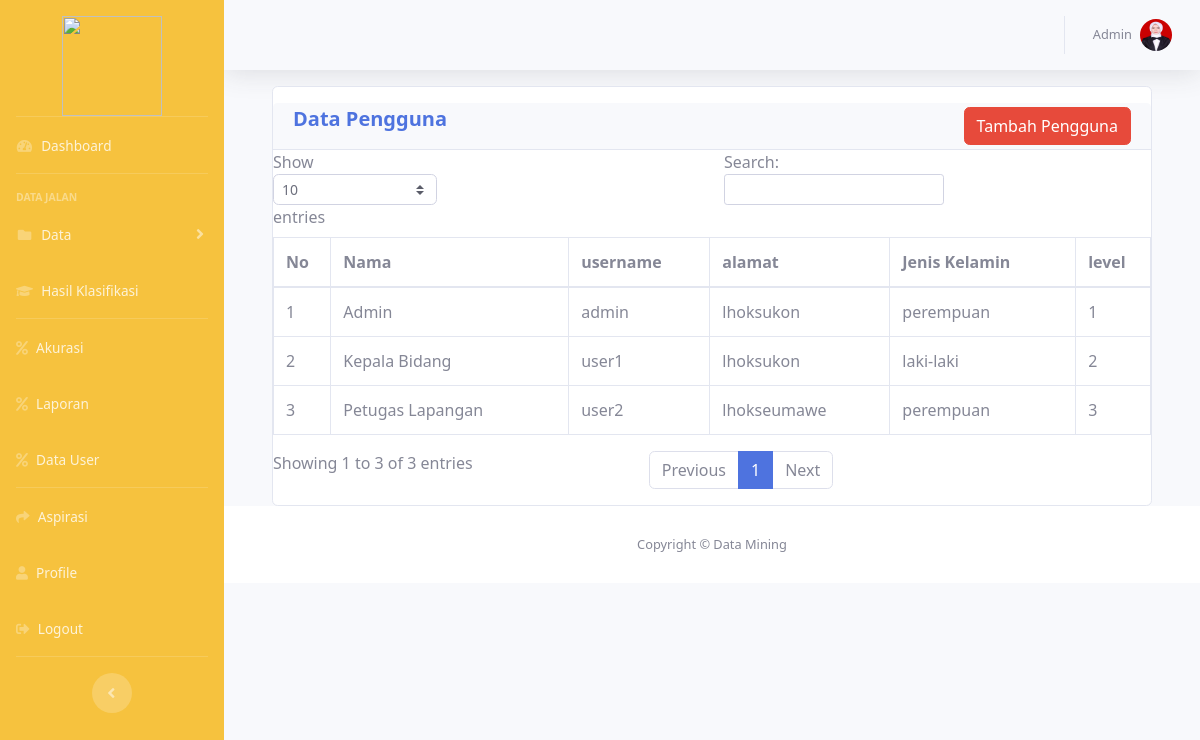
/index.php?page=registrasi (signed in), run on the app's committed database.
### tables this page shows
CREATE TABLE `user` (
  `id` int(11) NOT NULL,
  `nama` varchar(255) NOT NULL,
  `username` varchar(255) NOT NULL,
  `password` text NOT NULL,
  `alamat` text NOT NULL,
  `level` enum('1','2','3','4') NOT NULL,
  `jk` enum('laki-laki','perempuan','','') NOT NULL,
  `gambar` varchar(255) NOT NULL
);

### Pages/login/registrasi.php (the view, shortened to what this page needs)
<?php
require 'koneksi.php';
if (isset($_POST['tambah'])) :
?>
    <div class="container">
        <div class="card o-hidden border-0 shadow-lg my-5">
            <div class="card-body p-0">
                <div class="row">
                    <div class="col-lg-5 d-none d-lg-block ">
                        <center><img src="img/pnl.png" width="400" height="400"></center>
                    </div>
                    <div class="col-lg-7">
                        <div class="p-5">
                            <div class="text-center">
                                <h1 class="h4 text-gray-900 mb-4">Daftar Pengguna!</h1>
                            </div>
                            <form action="" method="post" class="user">
                                <div class="form-group">
                                    <input type="text" name="nama" class="form-control" id="exampleInputEmail" placeholder="Nama lengkap" required>
                                </div>
                                <div class="form-group">
                                    <input type="text" name="username" class="form-control" id="exampleInputEmail" placeholder="username" required>
                                </div>
                                <div class="form-group">
                                    <input type="text" name="alamat" class="form-control" id="exampleInputEmail" placeholder="Alamat" required>
                                </div>
                                <div class="form-group">
                                    <label for="jk">Jenis Kelamin:</label>
                                    <select name="jk" class="form-control" id="jk">
                                        <option value="laki-laki">Laki-Laki</option>
                                        <option value="perempuan">Perempuan</option>
                                    </select>
                                </div>
                                <div class="form-group">
                                    <label for="level">Level:</label>
                                    <select name="level" class="form-control" id="level">
                                        <option value="1">Admin</option>
                                        <option value="2">Petugas Lapangan</option>
                                        <option value="3">Kepala Bidang</option>
                                    </select>
                                </div>
                                <div class="form-group row">
                                    <div class="col-sm-6 mb-3 mb-sm-0">
                                        <input type="password" name="password" class="form-control" id="exampleInputPassword" placeholder="Password" required>
                                    </div>
                                    <div class="col-sm-6">
                                        <input type="password" name="password2" class="form-control" id="exampleRepeatPassword" placeholder="Konfirmasi Password" required>
                                    </div>
                                </div>
                                <button type="text" name="register" class="btn btn-primary btn-user btn-block">
                                    Daftar
                                </button>
                            </form>
                        </div>
                    </div>
                </div>
            </div>
        </div>
    </div>
<?php elseif (!isset($_POST['tambah'])) :
?>
    <div class="container-fluid">
        <div class="card mt-3">
            <div class="card-header py-1 mt-3">
                <form action="" method="post">
                    <button type="submit" name="tambah" class="btn btn-danger float-right">Tambah Pengguna</button>
                </form>
                <h5 class="font-weight-bold text-primary">Data Pengguna</h5>
            </div>
            <div>
                <div class="table-responsive">
                    <table class="table table-bordered" id="dataTable" width="100%" cellspacing="0">
                        <thead>
                            <tr>
                                <th>No</th>
                                <th>Nama</th>
                                <th>username</th>
                                <th>alamat</th>
                                <th>Jenis Kelamin</th>
                                <th>level</th>
                            </tr>
                        </thead>
                        <tbody>
                            <?php
                            $no = 1;
                            $data = mysqli_query($conn, "SELECT * FROM user");
                            while ($d = mysqli_fetch_array($data)) {
                            ?>
                                <tr>
                                    <td><?php echo $no++; ?></td>
                                    <td><?php echo $d['nama']; ?></td>
                                    <td><?php echo $d['username']; ?></td>
                                    <td><?php echo $d['alamat']; ?></td>
                                    <td><?php echo $d['jk']; ?></td>
                                    <td><?php echo $d['level']; ?></td>
                                </tr>
                            <?php
                            }
                            ?>
                        </tbody>
                    </table>
                </div>
            </div>
        </div>
    </div>
<?php
endif;
?>

### css/custom.css (style rules this page uses)
body { font-family: 'Segoe UI', Tahoma, Geneva, Verdana, sans-serif; }

### data on the page
user: nama "Admin", username "admin", alamat "lhoksukon", jk "perempuan", level "1"
user: nama "Kepala Bidang", username "user1", alamat "lhoksukon", jk "laki-laki", level "2"
user: nama "Petugas Lapangan", username "user2", alamat "lhokseumawe", jk "perempuan", level "3"

### other printed values
$_SESSION['login']['nama'] "Admin"
